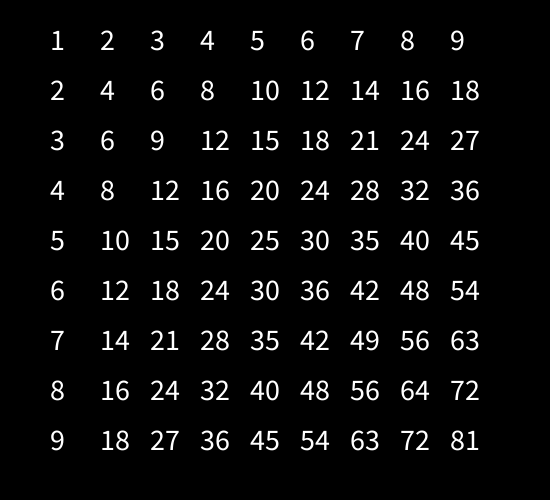
Frame 1 (no input)
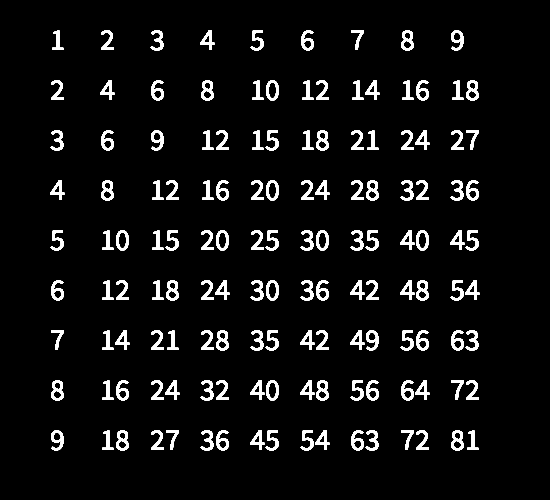
Frame 60 (the mouse pressed at the canvas centre just before this capture)
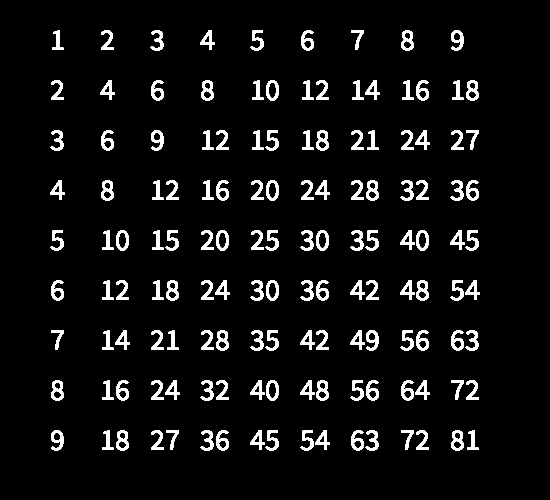
Frame 120 (the mouse held since frame 60 and released just before this capture)

The Processing sketch that drew these frames (run headless with seeded random() and noise(); from frame 60 on, the mouse is pressed at the canvas centre):

// Processing sketch: processing_83493
// ── processing_83493.pde

int lastKeyPressed;
int currentKeyPressed;

void setup() {
  size(550, 500);
  background(0);
  textSize(30);
}

void draw() {

  int i = 0;

  while (++i<10) {
  int j=0;
  
    while (++j<10) {

      fill(255);
      if (i == 1 && currentKeyPressed == j) {
        fill(0, 255, 0);
      }

      else if (j == 1 && lastKeyPressed == i) {
        fill(0, 255, 0);
      }  

      if (j == currentKeyPressed && i == lastKeyPressed) {       
        fill(255, 0, 0);
      }
      text(i*j, j*50, i*50);

    }
  }
}

  void keyReleased() {
    lastKeyPressed=currentKeyPressed; 
    println("last="+currentKeyPressed);
    currentKeyPressed = keyCode -48;
    println("current="+currentKeyPressed);
  }
